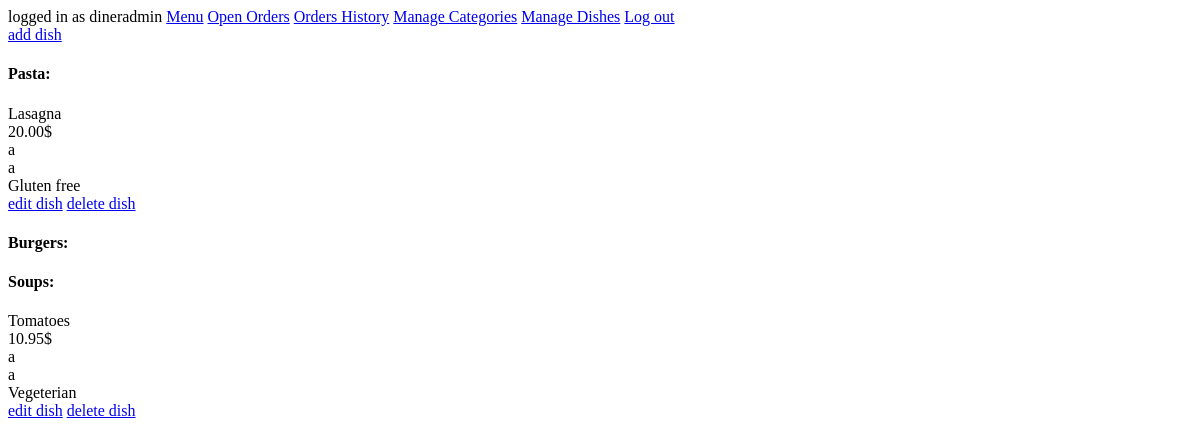
Page /backoffice/dishes/ (signed in) on the earlier database version.
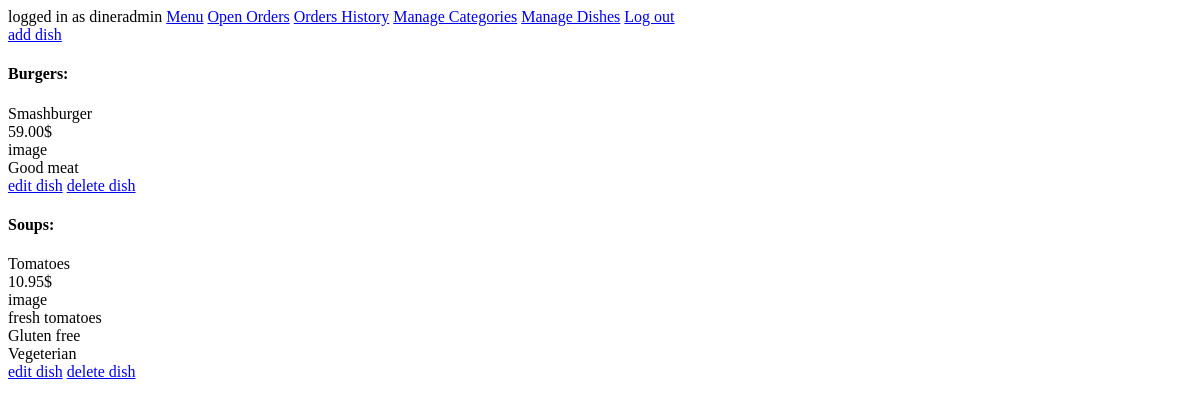
Same page on the later database version.
### main/models.py (models this page shows, shortened)
class Category(models.Model):
    name = models.CharField(max_length=200, blank=False, unique=True)
    image = models.CharField(max_length=500)
    is_deleted = models.BooleanField(default=False)

class Dish(models.Model):
    name = models.CharField(max_length=500, blank=False)
    price = models.DecimalField(max_digits=5, decimal_places=2, blank=False)
    description = models.TextField(blank=False)
    image = models.CharField(max_length=500)
    is_gluten_free = models.BooleanField(default=False)
    is_vegeterian = models.BooleanField(default=False)
    category = models.ForeignKey(Category, on_delete=models.CASCADE)
    is_deleted = models.BooleanField(default=False)

### manage_dishes/views.py (the view)
# urls.py: path('', views.show_dishes, name="show_dishes"),
@staff_member_required(login_url='backoffice_login')
def show_dishes(request):
    all_categories = Category.objects.filter(is_deleted=False)
    return render(request, 'dishes/show_dishes.html', {'all_categories':all_categories})

### manage_dishes/templates/dishes/show_dishes.html (shortened to what this page needs)
{% extends 'dishes/layout.html' %}
{% block dishes-content %}
<a href="{% url 'add_dish' %}">add dish</a>
{% for category in all_categories %}
    <h4>{{category.name}}:</h4>
    {% for dish in category.dish_set.all %}
        {% if dish.is_deleted == False %}
            {% include 'common/dish_details.html' %}
            <a href="{% url 'edit_dish' id=dish.id %}">edit dish</a>
            <a href="{% url 'delete_dish' id=dish.id %}">delete dish</a>
        {% endif %}
    {% endfor %}
{% endfor %}
{% endblock dishes-content %}

### templates/common/dish_details.html
<div>{{dish.name}}</div>
<div>{{dish.price}}$</div>
<div>{{dish.image}}</div>
<div>{{dish.description}}</div>
{% if dish.is_gluten_free %}
    <div>Gluten free</div>
{% endif %}
{% if dish.is_vegeterian %}
    <div>Vegeterian</div>
{% endif %}

Differences in the rows shown:
no longer on this page (row edited): Category: name "Pasta"
no longer on this page (row edited): Dish: name "Lasagna", price "20.00", image "a", description "a", is_gluten_free "Gluten free", shown under "Pasta"
added Dish: name "Smashburger", price "59.00", image "image", description "Good meat", shown under Category "Burgers"
changed Dish "Tomatoes": image "a" → "image"; description "a" → "fresh tomatoes"; now shows "Gluten free"
